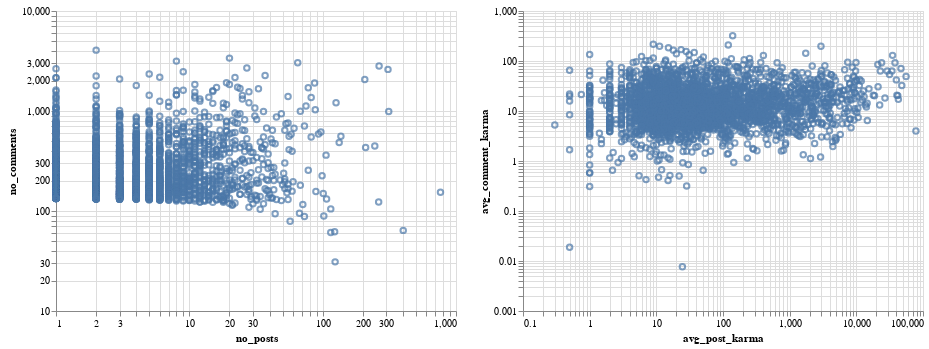

Here is the notebook cell this chart was saved with:
### Code cell
alt.Chart(top5000.filter((pl.col("no_comments") > 0) & (pl.col("no_posts") > 0)).to_pandas()).mark_point().encode(
    x=alt.X("no_posts:Q", scale=alt.Scale(type="log")),
    y=alt.Y("no_comments:Q", scale=alt.Scale(type="log")),
) | alt.Chart(top5000.filter((pl.col("avg_post_karma") > 0) & (pl.col("avg_comment_karma") > 0)).to_pandas()).mark_point().encode(
    x=alt.X("avg_post_karma:Q", scale=alt.Scale(type="log")),
    y=alt.Y("avg_comment_karma:Q", scale=alt.Scale(type="log")),
)

### Figure 1 — Vega-Lite specification as saved in the notebook (floating-point values rounded to 4 significant figures; data arrays with more than 128 entries replaced by an {"elided": "..."} marker saying what was removed)
{"config": {"view": {"continuousWidth": 400, "continuousHeight": 300}}, "hconcat": [{"data": {"name": "data-a9119cd53aeb3e540bb0d0c8916455f3"}, "mark": "point", "encoding": {"x": {"field": "no_posts", "scale": {"type": "log"}, "type": "quantitative"}, "y": {"field": "no_comments", "scale": {"type": "log"}, "type": "quantitative"}}}, {"data": {"name": "data-cd82a5780c8a6c3d2567f491b784ed79"}, "mark": "point", "encoding": {"x": {"field": "avg_post_karma", "scale": {"type": "log"}, "type": "quantitative"}, "y": {"field": "avg_comment_karma", "scale": {"type": "log"}, "type": "quantitative"}}}], "$schema": "https://vega.github.io/schema/vega-lite/v4.17.0.json", "datasets": {"data-a9119cd53aeb3e540bb0d0c8916455f3": {"elided": "2905 records"}, "data-cd82a5780c8a6c3d2567f491b784ed79": {"elided": "2814 records"}}}
